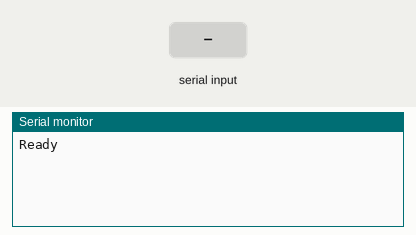
Bench run of a sketch on a simulated Arduino Uno, built with avr-gcc and run on an emulated ATmega328P. On the bench: the last lines printed to the serial monitor. Inputs (shaded band) come from the test bench.

Above: at 1.2 s.
1.3 s: "1" received over Serial
At 3.5 s:
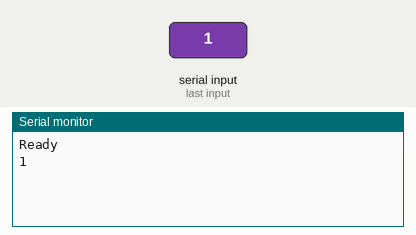
3.8 s: "0" received over Serial
At 5.2 s:
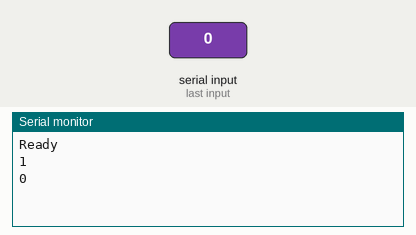
5.3 s: "2" received over Serial
At 7.7 s:
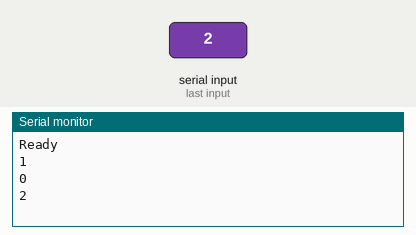

The sketch:

Seriel_Read.ino
```cpp
void setup() {
  Serial.begin(9600);
  Serial.println("Ready");
}

void loop() {
  //  判斷arduino 是否收到傳來的資料 (例如:PC)
  if(Serial.available()>0){
    //char c = Serial.read(); //讀一個字
    //Serial.println(c);

    //int num = Serial.read();// 讀一個字轉ASCII(A->65, B->66...)
    //Serial.println(num);

    String str =Serial.readString();
    Serial.println(str);
  }
}
```

Measured:
- after the input at 1.3 s, the serial monitor: prints a new line after 1.0 s (image 1)
- after the input at 3.8 s, the serial monitor: prints a new line after 1.0 s (image 2)
- after the input at 5.3 s, the serial monitor: prints a new line after 1.0 s (image 3)
